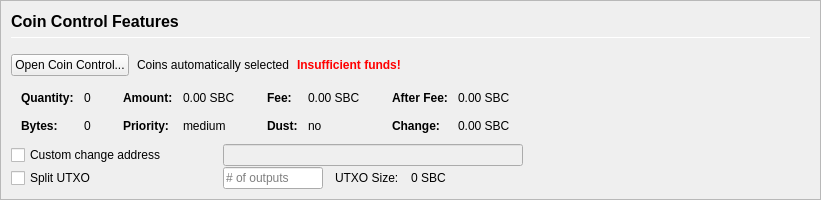
         <widget class="QFrame" name="frameCoinControl">
          <property name="sizePolicy">
           <sizepolicy hsizetype="Expanding" vsizetype="Expanding">
            <horstretch>0</horstretch>
            <verstretch>0</verstretch>
           </sizepolicy>
          </property>
          <property name="maximumSize">
           <size>
            <width>16777215</width>
            <height>16777215</height>
           </size>
          </property>
          <property name="frameShape">
           <enum>QFrame::StyledPanel</enum>
          </property>
          <property name="frameShadow">
           <enum>QFrame::Sunken</enum>
          </property>
          <layout class="QVBoxLayout" name="verticalLayoutCoinControl2">
           <property name="spacing">
            <number>0</number>
           </property>
           <property name="margin">
            <number>0</number>
           </property>
           <item>
            <widget class="QFrame" name="frameCoinControl_BG">
             <layout class="QVBoxLayout" name="verticalLayoutCoinControl" stretch="0,0,0,0,0,0">
              <property name="spacing">
               <number>1</number>
              </property>
              <property name="leftMargin">
               <number>10</number>
              </property>
              <property name="topMargin">
               <number>10</number>
              </property>
              <item>
               <layout class="QHBoxLayout" name="horizontalLayoutCoinControl1">
                <property name="bottomMargin">
                 <number>15</number>
                </property>
                <item>
                 <layout class="QVBoxLayout" name="verticalLayout_3">
                  <property name="spacing">
                   <number>6</number>
                  </property>
                  <item>
                   <widget class="QLabel" name="labelCoinControlFeatures">
                    <property name="sizePolicy">
                     <sizepolicy hsizetype="Preferred" vsizetype="Maximum">
                      <horstretch>0</horstretch>
                      <verstretch>0</verstretch>
                     </sizepolicy>
                    </property>
                    <property name="minimumSize">
                     <size>
                      <width>0</width>
                      <height>20</height>
                     </size>
                    </property>
                    <property name="font">
                     <font>
                      <pointsize>12</pointsize>
                      <weight>75</weight>
                      <bold>true</bold>
                     </font>
                    </property>
                    <property name="styleSheet">
                     <string notr="true">font-weight:bold;</string>
                    </property>
                    <property name="text">
                     <string>Coin Control Features</string>
                    </property>
                   </widget>
                  </item>
                  <item>
                   <widget class="Line" name="line">
                    <property name="minimumSize">
                     <size>
                      <width>0</width>
                      <height>1</height>
                     </size>
                    </property>
                    <property name="maximumSize">
                     <size>
                      <width>16777215</width>
                      <height>1</height>
                     </size>
                    </property>
                    <property name="orientation">
                     <enum>Qt::Horizontal</enum>
                    </property>
                   </widget>
                  </item>
                 </layout>
                </item>
               </layout>
              </item>
              <item>
               <layout class="QHBoxLayout" name="horizontalLayoutCoinControl2" stretch="0,0,0,0">
                <property name="spacing">
                 <number>8</number>
                </property>
                <property name="bottomMargin">
                 <number>10</number>
                </property>
                <item>
                 <widget class="QPushButton" name="pushButtonCoinControl">
                  <property name="styleSheet">
                   <string notr="true"/>
                  </property>
                  <property name="text">
                   <string>Open Coin Control...</string>
                  </property>
                  <property name="autoDefault">
                   <bool>false</bool>
                  </property>
                 </widget>
                </item>
                <item>
                 <widget class="QLabel" name="labelCoinControlAutomaticallySelected">
                  <property name="text">
                   <string>Coins automatically selected</string>
                  </property>
                  <property name="margin">
                   <number>5</number>
                  </property>
                 </widget>
                </item>
                <item>
                 <widget class="QLabel" name="labelCoinControlInsuffFunds">
                  <property name="font">
                   <font>
                    <weight>75</weight>
                    <bold>true</bold>
                   </font>
                  </property>
                  <property name="styleSheet">
                   <string notr="true">color:red;font-weight:bold;</string>
                  </property>
                  <property name="text">
                   <string>Insufficient funds!</string>
                  </property>
                  <property name="margin">
                   <number>5</number>
                  </property>
                 </widget>
                </item>
                <item>
                 <spacer name="horizontalSpacerCoinControl">
                  <property name="orientation">
                   <enum>Qt::Horizontal</enum>
                  </property>
                  <property name="sizeHint" stdset="0">
                   <size>
                    <width>40</width>
                    <height>1</height>
                   </size>
                  </property>
                 </spacer>
                </item>
               </layout>
              </item>
              <item>
               <widget class="QWidget" name="widgetCoinControl" native="true">
                <property name="sizePolicy">
                 <sizepolicy hsizetype="Preferred" vsizetype="Preferred">
                  <horstretch>0</horstretch>
                  <verstretch>0</verstretch>
                 </sizepolicy>
                </property>
                <property name="minimumSize">
                 <size>
                  <width>0</width>
                  <height>0</height>
                 </size>
                </property>
                <property name="styleSheet">
                 <string notr="true"/>
                </property>
                <layout class="QHBoxLayout" name="horizontalLayoutCoinControl5">
                 <property name="margin">
                  <number>0</number>
                 </property>
                 <item>
                  <layout class="QHBoxLayout" name="horizontalLayoutCoinControl3" stretch="0,0,0,1">
                   <property name="spacing">
                    <number>20</number>
                   </property>
                   <property name="topMargin">
                    <number>0</number>
                   </property>
                   <property name="bottomMargin">
                    <number>10</number>
                   </property>
                   <item>
                    <layout class="QFormLayout" name="formLayoutCoinControl1">
                     <property name="horizontalSpacing">
                      <number>10</number>
                     </property>
                     <property name="verticalSpacing">
                      <number>14</number>
                     </property>
                     <property name="leftMargin">
                      <number>10</number>
                     </property>
                     <property name="topMargin">
                      <number>4</number>
                     </property>
                     <property name="rightMargin">
                      <number>6</number>
                     </property>
                     <item row="0" column="0">
                      <widget class="QLabel" name="labelCoinControlQuantityText">
                       <property name="font">
                        <font>
                         <weight>75</weight>
                         <bold>true</bold>
                        </font>
                       </property>
                       <property name="text">
                        <string>Quantity:</string>
                       </property>
                       <property name="margin">
                        <number>0</number>
                       </property>
                      </widget>
                     </item>
                     <item row="0" column="1">
                      <widget class="QLabel" name="labelCoinControlQuantity">
                       <property name="cursor">
                        <cursorShape>IBeamCursor</cursorShape>
                       </property>
                       <property name="contextMenuPolicy">
                        <enum>Qt::ActionsContextMenu</enum>
                       </property>
                       <property name="text">
                        <string notr="true">0</string>
                       </property>
                       <property name="margin">
                        <number>0</number>
                       </property>
                       <property name="textInteractionFlags">
                        <set>Qt::LinksAccessibleByMouse|Qt::TextSelectableByKeyboard|Qt::TextSelectableByMouse</set>
                       </property>
                      </widget>
                     </item>
                     <item row="1" column="0">
                      <widget class="QLabel" name="labelCoinControlBytesText">
                       <property name="font">
                        <font>
                         <weight>75</weight>
                         <bold>true</bold>
                        </font>
                       </property>
                       <property name="text">
                        <string>Bytes:</string>
                       </property>
                      </widget>
                     </item>
                     <item row="1" column="1">
                      <widget class="QLabel" name="labelCoinControlBytes">
                       <property name="cursor">
                        <cursorShape>IBeamCursor</cursorShape>
                       </property>
                       <property name="contextMenuPolicy">
                        <enum>Qt::ActionsContextMenu</enum>
                       </property>
                       <property name="text">
                        <string notr="true">0</string>
                       </property>
                       <property name="textInteractionFlags">
                        <set>Qt::LinksAccessibleByMouse|Qt::TextSelectableByKeyboard|Qt::TextSelectableByMouse</set>
                       </property>
                      </widget>
                     </item>
                    </layout>
                   </item>
                   <item>
                    <layout class="QFormLayout" name="formLayoutCoinControl2">
                     <property name="horizontalSpacing">
                      <number>10</number>
                     </property>
                     <property name="verticalSpacing">
                      <number>14</number>
                     </property>
                     <property name="leftMargin">
                      <number>6</number>
                     </property>
                     <property name="topMargin">
                      <number>4</number>
                     </property>
                     <property name="rightMargin">
                      <number>6</number>
                     </property>
                     <item row="0" column="0">
                      <widget class="QLabel" name="labelCoinControlAmountText">
                       <property name="font">
                        <font>
                         <weight>75</weight>
                         <bold>true</bold>
                        </font>
                       </property>
                       <property name="text">
                        <string>Amount:</string>
                       </property>
                       <property name="margin">
                        <number>0</number>
                       </property>
                      </widget>
                     </item>
                     <item row="0" column="1">
                      <widget class="QLabel" name="labelCoinControlAmount">
                       <property name="cursor">
                        <cursorShape>IBeamCursor</cursorShape>
                       </property>
                       <property name="contextMenuPolicy">
                        <enum>Qt::ActionsContextMenu</enum>
                       </property>
                       <property name="text">
                        <string notr="true">0.00 SBC</string>
                       </property>
                       <property name="textInteractionFlags">
                        <set>Qt::LinksAccessibleByMouse|Qt::TextSelectableByKeyboard|Qt::TextSelectableByMouse</set>
                       </property>
                      </widget>
                     </item>
                     <item row="1" column="0">
                      <widget class="QLabel" name="labelCoinControlPriorityText">
                       <property name="font">
                        <font>
                         <weight>75</weight>
                         <bold>true</bold>
                        </font>
                       </property>
                       <property name="text">
                        <string>Priority:</string>
                       </property>
                      </widget>
                     </item>
                     <item row="1" column="1">
                      <widget class="QLabel" name="labelCoinControlPriority">
                       <property name="cursor">
                        <cursorShape>IBeamCursor</cursorShape>
                       </property>
                       <property name="contextMenuPolicy">
                        <enum>Qt::ActionsContextMenu</enum>
                       </property>
                       <property name="text">
                        <string>medium</string>
                       </property>
                       <property name="textInteractionFlags">
                        <set>Qt::LinksAccessibleByMouse|Qt::TextSelectableByKeyboard|Qt::TextSelectableByMouse</set>
                       </property>
                      </widget>
                     </item>
                    </layout>
                   </item>
                   <item>
                    <layout class="QFormLayout" name="formLayoutCoinControl3">
                     <property name="horizontalSpacing">
                      <number>10</number>
                     </property>
                     <property name="verticalSpacing">
                      <number>14</number>
                     </property>
                     <property name="leftMargin">
                      <number>6</number>
                     </property>
                     <property name="topMargin">
                      <number>4</number>
                     </property>
                     <property name="rightMargin">
                      <number>6</number>
                     </property>
                     <item row="0" column="0">
                      <widget class="QLabel" name="labelCoinControlFeeText">
                       <property name="font">
                        <font>
                         <weight>75</weight>
                         <bold>true</bold>
                        </font>
                       </property>
                       <property name="text">
                        <string>Fee:</string>
                       </property>
                       <property name="margin">
                        <number>0</number>
                       </property>
                      </widget>
                     </item>
                     <item row="0" column="1">
                      <widget class="QLabel" name="labelCoinControlFee">
                       <property name="cursor">
                        <cursorShape>IBeamCursor</cursorShape>
                       </property>
                       <property name="contextMenuPolicy">
                        <enum>Qt::ActionsContextMenu</enum>
                       </property>
                       <property name="text">
                        <string notr="true">0.00 SBC</string>
                       </property>
                       <property name="textInteractionFlags">
                        <set>Qt::LinksAccessibleByMouse|Qt::TextSelectableByKeyboard|Qt::TextSelectableByMouse</set>
                       </property>
                      </widget>
                     </item>
                     <item row="1" column="0">
                      <widget class="QLabel" name="labelCoinControlLowOutputText">
                       <property name="font">
                        <font>
                         <weight>75</weight>
                         <bold>true</bold>
                        </font>
                       </property>
                       <property name="text">
                        <string>Dust:</string>
                       </property>
                      </widget>
                     </item>
                     <item row="1" column="1">
                      <widget class="QLabel" name="labelCoinControlLowOutput">
                       <property name="cursor">
                        <cursorShape>IBeamCursor</cursorShape>
                       </property>
                       <property name="contextMenuPolicy">
                        <enum>Qt::ActionsContextMenu</enum>
                       </property>
                       <property name="text">
                        <string>no</string>
                       </property>
                       <property name="textInteractionFlags">
                        <set>Qt::LinksAccessibleByMouse|Qt::TextSelectableByKeyboard|Qt::TextSelectableByMouse</set>
                       </property>
                      </widget>
                     </item>
                    </layout>
                   </item>
                   <item>
                    <layout class="QFormLayout" name="formLayoutCoinControl4">
                     <property name="horizontalSpacing">
                      <number>10</number>
                     </property>
                     <property name="verticalSpacing">
                      <number>14</number>
                     </property>
                     <property name="leftMargin">
                      <number>6</number>
                     </property>
                     <property name="topMargin">
                      <number>4</number>
                     </property>
                     <property name="rightMargin">
                      <number>6</number>
                     </property>
                     <item row="0" column="0">
                      <widget class="QLabel" name="labelCoinControlAfterFeeText">
                       <property name="font">
                        <font>
                         <weight>75</weight>
                         <bold>true</bold>
                        </font>
                       </property>
                       <property name="text">
                        <string>After Fee:</string>
                       </property>
                       <property name="margin">
                        <number>0</number>
                       </property>
                      </widget>
                     </item>
                     <item row="0" column="1">
                      <widget class="QLabel" name="labelCoinControlAfterFee">
                       <property name="cursor">
                        <cursorShape>IBeamCursor</cursorShape>
                       </property>
                       <property name="contextMenuPolicy">
                        <enum>Qt::ActionsContextMenu</enum>
                       </property>
                       <property name="text">
                        <string notr="true">0.00 SBC</string>
                       </property>
                       <property name="textInteractionFlags">
                        <set>Qt::LinksAccessibleByMouse|Qt::TextSelectableByKeyboard|Qt::TextSelectableByMouse</set>
                       </property>
                      </widget>
                     </item>
                     <item row="1" column="0">
                      <widget class="QLabel" name="labelCoinControlChangeText">
                       <property name="font">
                        <font>
                         <weight>75</weight>
                         <bold>true</bold>
                        </font>
                       </property>
                       <property name="text">
                        <string>Change:</string>
                       </property>
                      </widget>
                     </item>
                     <item row="1" column="1">
                      <widget class="QLabel" name="labelCoinControlChange">
                       <property name="cursor">
                        <cursorShape>IBeamCursor</cursorShape>
                       </property>
                       <property name="contextMenuPolicy">
                        <enum>Qt::ActionsContextMenu</enum>
                       </property>
                       <property name="text">
                        <string notr="true">0.00 SBC</string>
                       </property>
                       <property name="textInteractionFlags">
                        <set>Qt::LinksAccessibleByMouse|Qt::TextSelectableByKeyboard|Qt::TextSelectableByMouse</set>
                       </property>
                      </widget>
                     </item>
                    </layout>
                   </item>
                  </layout>
                 </item>
                </layout>
               </widget>
              </item>
              <item>
               <layout class="QHBoxLayout" name="horizontalLayoutCoinControl4">
                <property name="spacing">
                 <number>12</number>
                </property>
                <property name="sizeConstraint">
                 <enum>QLayout::SetDefaultConstraint</enum>
                </property>
                <property name="topMargin">
                 <number>0</number>
                </property>
                <property name="rightMargin">
                 <number>0</number>
                </property>
                <item>
                 <widget class="QCheckBox" name="checkBoxCoinControlChange">
                  <property name="sizePolicy">
                   <sizepolicy hsizetype="Preferred" vsizetype="Preferred">
                    <horstretch>0</horstretch>
                    <verstretch>0</verstretch>
                   </sizepolicy>
                  </property>
                  <property name="minimumSize">
                   <size>
                    <width>200</width>
                    <height>0</height>
                   </size>
                  </property>
                  <property name="maximumSize">
                   <size>
                    <width>200</width>
                    <height>16777215</height>
                   </size>
                  </property>
                  <property name="toolTip">
                   <string>If this is activated, but the change address is empty or invalid, change will be sent to a newly generated address.</string>
                  </property>
                  <property name="text">
                   <string>Custom change address</string>
                  </property>
                 </widget>
                </item>
                <item>
                 <widget class="QValidatedLineEdit" name="lineEditCoinControlChange">
                  <property name="enabled">
                   <bool>false</bool>
                  </property>
                  <property name="sizePolicy">
                   <sizepolicy hsizetype="Preferred" vsizetype="Preferred">
                    <horstretch>0</horstretch>
                    <verstretch>0</verstretch>
                   </sizepolicy>
                  </property>
                  <property name="minimumSize">
                   <size>
                    <width>300</width>
                    <height>0</height>
                   </size>
                  </property>
                 </widget>
                </item>
                <item>
                 <widget class="QLabel" name="labelCoinControlChangeLabel">
                  <property name="sizePolicy">
                   <sizepolicy hsizetype="Preferred" vsizetype="Preferred">
                    <horstretch>0</horstretch>
                    <verstretch>0</verstretch>
                   </sizepolicy>
                  </property>
                  <property name="minimumSize">
                   <size>
                    <width>100</width>
                    <height>0</height>
                   </size>
                  </property>
                  <property name="text">
                   <string/>
                  </property>
                  <property name="margin">
                   <number>3</number>
                  </property>
                 </widget>
                </item>
               </layout>
              </item>
              <item>
               <layout class="QHBoxLayout" name="horizontalLayoutCoinControl6">
                <property name="spacing">
                 <number>12</number>
                </property>
                <property name="rightMargin">
                 <number>0</number>
                </property>
                <item>
                 <widget class="QCheckBox" name="splitBlockCheckBox">
                  <property name="sizePolicy">
                   <sizepolicy hsizetype="Preferred" vsizetype="Preferred">
                    <horstretch>0</horstretch>
                    <verstretch>0</verstretch>
                   </sizepolicy>
                  </property>
                  <property name="minimumSize">
                   <size>
                    <width>200</width>
                    <height>0</height>
                   </size>
                  </property>
                  <property name="maximumSize">
                   <size>
                    <width>200</width>
                    <height>16777215</height>
                   </size>
                  </property>
                  <property name="text">
                   <string>Split UTXO</string>
                  </property>
                 </widget>
                </item>
                <item>
                 <widget class="QLineEdit" name="splitBlockLineEdit">
                  <property name="sizePolicy">
                   <sizepolicy hsizetype="Preferred" vsizetype="Preferred">
                    <horstretch>50</horstretch>
                    <verstretch>0</verstretch>
                   </sizepolicy>
                  </property>
                  <property name="minimumSize">
                   <size>
                    <width>100</width>
                    <height>0</height>
                   </size>
                  </property>
                  <property name="maximumSize">
                   <size>
                    <width>100</width>
                    <height>16777215</height>
                   </size>
                  </property>
                  <property name="placeholderText">
                   <string># of outputs</string>
                  </property>
                 </widget>
                </item>
                <item>
                 <widget class="QLabel" name="labelBlockSizeText">
                  <property name="text">
                   <string>UTXO Size:</string>
                  </property>
                 </widget>
                </item>
                <item>
                 <widget class="QLabel" name="labelBlockSize">
                  <property name="text">
                   <string>0 SBC</string>
                  </property>
                 </widget>
                </item>
                <item>
                 <spacer name="horizontalSpacer_7">
                  <property name="orientation">
                   <enum>Qt::Horizontal</enum>
                  </property>
                  <property name="sizeHint" stdset="0">
                   <size>
                    <width>40</width>
                    <height>20</height>
                   </size>
                  </property>
                 </spacer>
                </item>
               </layout>
              </item>
              <item>
               <spacer name="verticalSpacerCoinControl">
                <property name="orientation">
                 <enum>Qt::Vertical</enum>
                </property>
                <property name="sizeHint" stdset="0">
                 <size>
                  <width>800</width>
                  <height>1</height>
                 </size>
                </property>
               </spacer>
              </item>
             </layout>
            </widget>
           </item>
          </layout>
         </widget>
